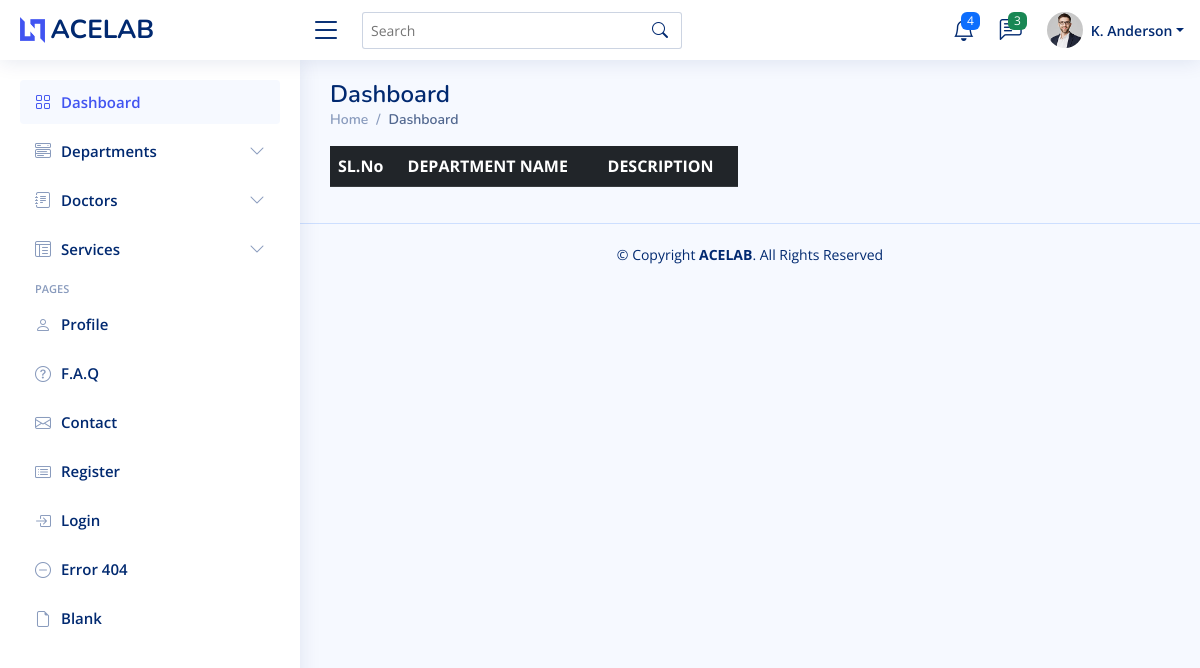
Before: /view_department with the older database file.
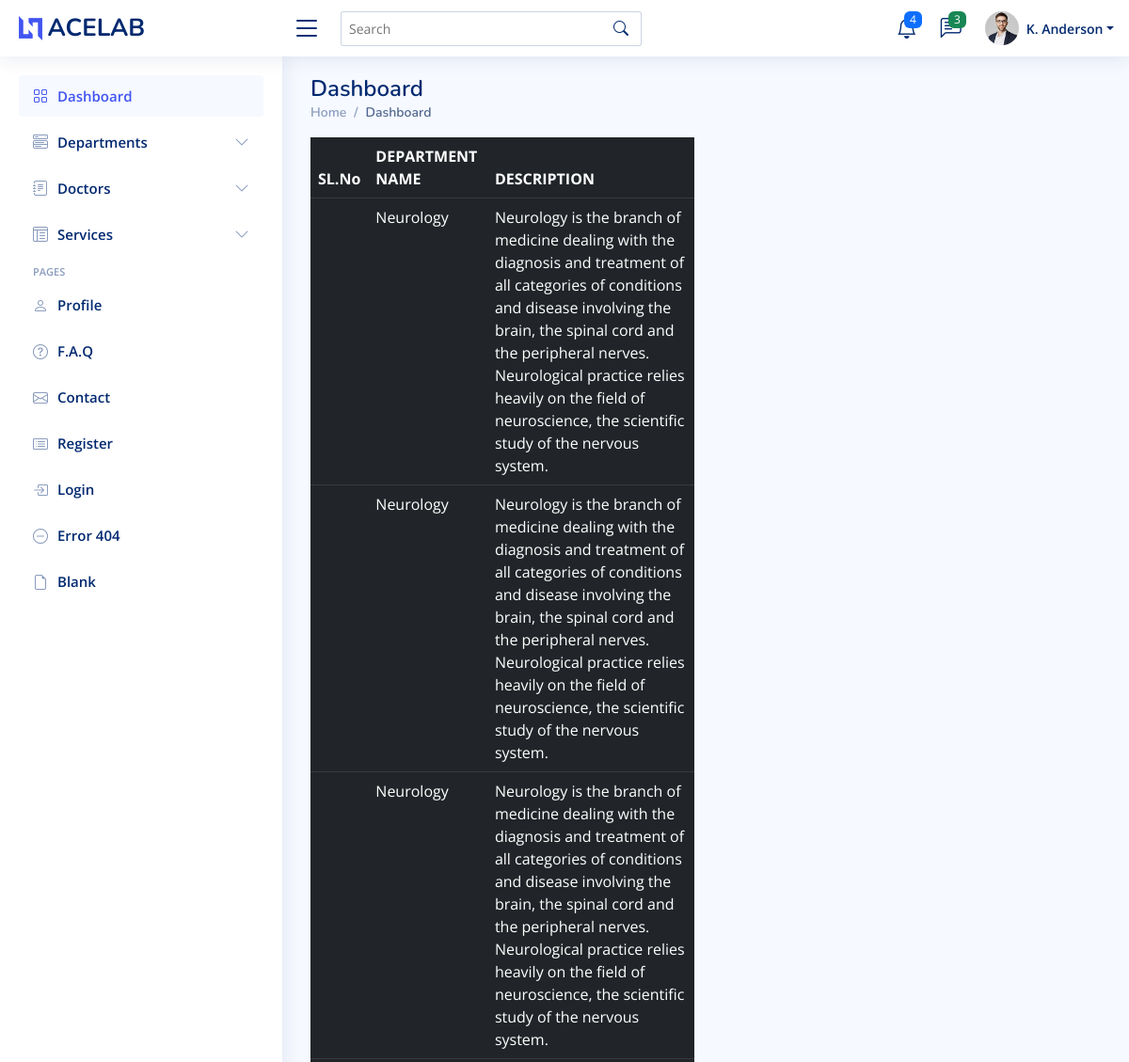
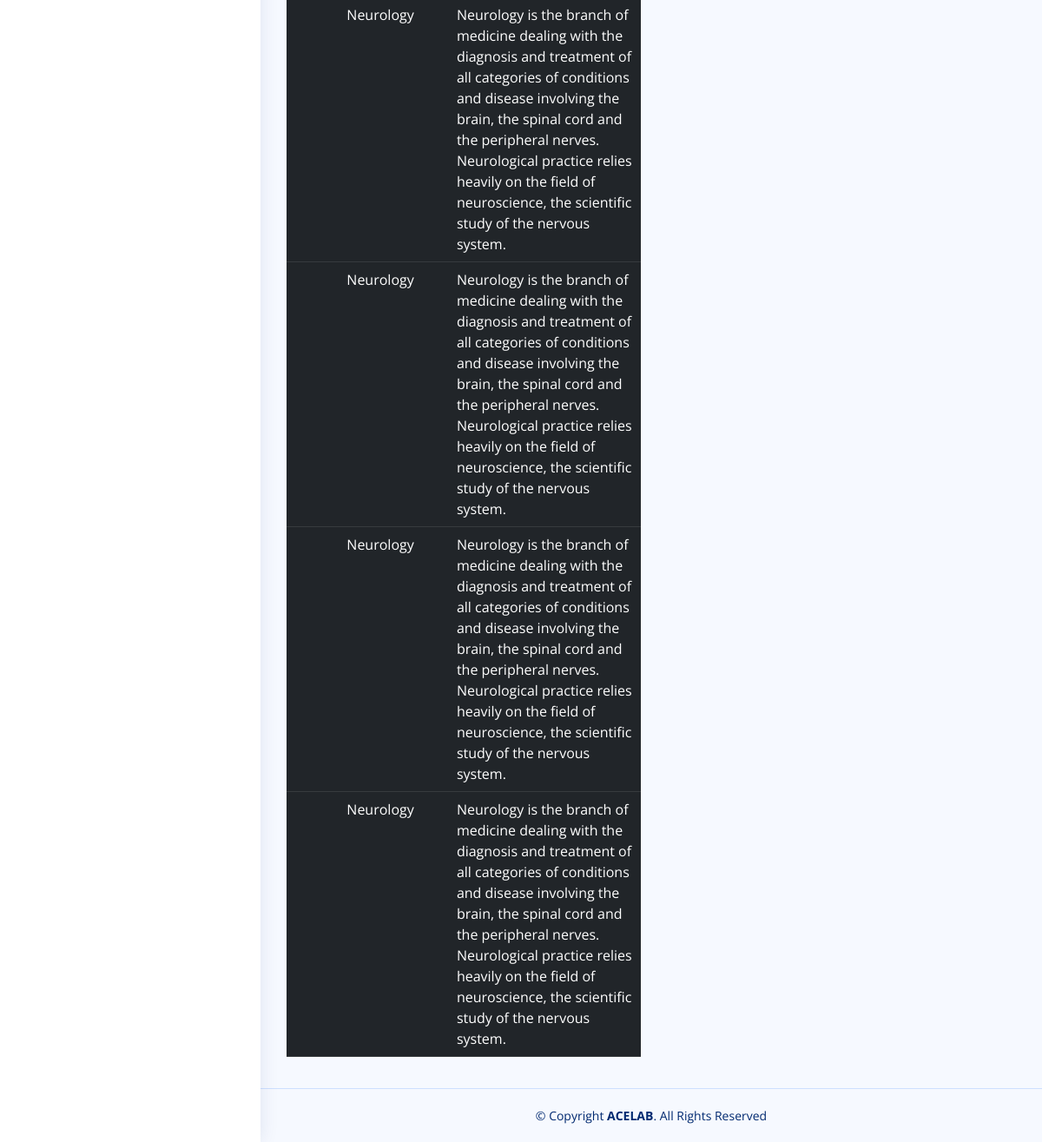
After: the same page with the newer database file (2 pictures, top to bottom).
### home/models.py (models this page shows, shortened)
class department(models.Model):
    dept_name = models.CharField(max_length=100)
    dept_desc = models.TextField()

### home/adminview.py (the view)
# urls.py: path('view_department', adminview.view_department, name='view_department'),
def view_department(request):
    data = department.objects.all()
    return render(request,'admin1/viewdepartments.html',{'data':data})

### templates/admin1/viewdepartments.html (shortened to what this page needs)
{% extends 'admin1/admindashboard.html' %}
{%load crispy_forms_tags %}
{% block content %}
<table class="table table-dark">
  <thead>
    <tr>
      <th scope="col">SL.No</th>
      <th scope="col">DEPARTMENT NAME</th>
      <th scope="col">DESCRIPTION</th>
    </tr>
  </thead>
  <tbody>
  {%  for i in data %}
    <tr>
      <th scope="row"{{forloop.counter}}</th>
      <td>{{i.dept_name}}</td>
      <td>{{i.dept_desc}}</td>
    </tr>
  {% endfor %}
  </tbody>
</table>
{% endblock %}

### templates/admin1/admindashboard.html (shortened to what this page needs)
<!DOCTYPE html>
{% load static %}
{%load crispy_forms_tags %}
<html lang="en">
<head>
  <link href=" {% static 'set3/assets/vendor/bootstrap/css/bootstrap.min.css' %} " rel="stylesheet">
  <link href=" {% static 'set3/assets/vendor/bootstrap-icons/bootstrap-icons.css' %} " rel="stylesheet">
  <link href=" {% static 'set3/assets/vendor/boxicons/css/boxicons.min.css' %} " rel="stylesheet">
  <link href=" {% static 'set3/assets/vendor/quill/quill.snow.css' %} " rel="stylesheet">
  <link href=" {% static 'set3/assets/vendor/quill/quill.bubble.css' %} " rel="stylesheet">
  <link href=" {% static 'set3/assets/vendor/remixicon/remixicon.css' %} " rel="stylesheet">
  <link href=" {% static 'set3/assets/vendor/simple-datatables/style.css' %} " rel="stylesheet">
  <link href=" {% static 'set3/assets/css/style.css' %} " rel="stylesheet">
</head>
<body>
  <header id="header" class="header fixed-top d-flex align-items-center">
    <div class="d-flex align-items-center justify-content-between">
      <a href=" {% static 'index.html' %} " class="logo d-flex align-items-center">
        <img src=" {% static 'set3/assets/img/logo.png' %} " alt="">
        <span class="d-none d-lg-block">ACELAB</span>
      </a>
      <i class="bi bi-list toggle-sidebar-btn"></i>
    </div>
    <div class="search-bar">
      <form class="search-form d-flex align-items-center" method="POST" action="#">
        <input type="text" name="query" placeholder="Search" title="Enter search keyword">
        <button type="submit" title="Search"><i class="bi bi-search"></i></button>
      </form>
    </div>
    <nav class="header-nav ms-auto">
      <ul class="d-flex align-items-center">
        <li class="nav-item dropdown">
          <a class="nav-link nav-icon" href="#" data-bs-toggle="dropdown">
            <i class="bi bi-bell"></i>
            <span class="badge bg-primary badge-number">4</span>
          </a>
        </li>
        <li class="nav-item dropdown">
          <a class="nav-link nav-icon" href="#" data-bs-toggle="dropdown">
            <i class="bi bi-chat-left-text"></i>
            <span class="badge bg-success badge-number">3</span>
          </a>
        </li>
        <li class="nav-item dropdown pe-3">
          <a class="nav-link nav-profile d-flex align-items-center pe-0" href="#" data-bs-toggle="dropdown">
            <img src=" {% static 'set3/assets/img/profile-img.jpg' %} " alt="Profile" class="rounded-circle">
            <span class="d-none d-md-block dropdown-toggle ps-2">K. Anderson</span>
          </a>
        </li>
      </ul>
    </nav>
  </header>
  <aside id="sidebar" class="sidebar">
    <ul class="sidebar-nav" id="sidebar-nav">
      <li class="nav-item">
        <a class="nav-link " href=" {% static 'index.html' %} ">
          <i class="bi bi-grid"></i>
          <span>Dashboard</span>
        </a>
      </li>
      <li class="nav-item">
        <a class="nav-link collapsed" data-bs-target="#components-nav" data-bs-toggle="collapse" href="#">
          <i class="bi bi-menu-button-wide"></i><span>Departments</span><i class="bi bi-chevron-down ms-auto"></i>
        </a>
      </li>
      <li class="nav-item">
        <a class="nav-link collapsed" data-bs-target="#forms-nav" data-bs-toggle="collapse" href="#">
          <i class="bi bi-journal-text"></i><span>Doctors</span><i class="bi bi-chevron-down ms-auto"></i>
        </a>
      </li>
      <li class="nav-item">
        <a class="nav-link collapsed" data-bs-target="#tables-nav" data-bs-toggle="collapse" href="#">
          <i class="bi bi-layout-text-window-reverse"></i><span>Services</span><i class="bi bi-chevron-down ms-auto"></i>
        </a>
      </li>
      <li class="nav-heading">Pages</li>
      <li class="nav-item">
        <a class="nav-link collapsed" href=" {% static 'users-profile.html' %} ">
          <i class="bi bi-person"></i>
          <span>Profile</span>
        </a>
      </li>
      <li class="nav-item">
        <a class="nav-link collapsed" href=" {% static 'pages-faq.html' %} ">
          <i class="bi bi-question-circle"></i>
          <span>F.A.Q</span>
        </a>
      </li>
      <li class="nav-item">
        <a class="nav-link collapsed" href=" {% static 'pages-contact.html' %} ">
          <i class="bi bi-envelope"></i>
          <span>Contact</span>
        </a>
      </li>
      <li class="nav-item">
        <a class="nav-link collapsed" href=" {% static 'pages-register.html' %} ">
          <i class="bi bi-card-list"></i>
          <span>Register</span>
        </a>
      </li>
      <li class="nav-item">
        <a class="nav-link collapsed" href=" {% static 'pages-login.html' %} ">
          <i class="bi bi-box-arrow-in-right"></i>
          <span>Login</span>
        </a>
      </li>
      <li class="nav-item">
        <a class="nav-link collapsed" href=" {% static 'pages-error-404.html' %} ">
          <i class="bi bi-dash-circle"></i>
          <span>Error 404</span>
        </a>
      </li>
      <li class="nav-item">
        <a class="nav-link collapsed" href=" {% static 'pages-blank.html' %} ">
          <i class="bi bi-file-earmark"></i>
          <span>Blank</span>
        </a>
      </li>
    </ul>
  </aside>
  <main id="main" class="main">
    <div class="pagetitle">
      <h1>Dashboard</h1>
      <nav>
        <ol class="breadcrumb">
          <li class="breadcrumb-item"><a href=" {% static 'index.html' %} ">Home</a></li>
          <li class="breadcrumb-item active">Dashboard</li>
        </ol>
      </nav>
    </div>
    <section class="section dashboard">
      <div class="row">
        <div class="col-lg-6">
            {% block content %}
            {% endblock%}
        </div>
      </div>
    </section>
  </main>
  <footer id="footer" class="footer">
    <div class="copyright">
      &copy; Copyright <strong><span>ACELAB</span></strong>. All Rights Reserved
    </div>
  </footer>
</body>
</html>

### static/set3/assets/css/style.css (style rules this page uses)
:root { scroll-behavior: smooth; }
body { font-family: "Open Sans", sans-serif; background: #f6f9ff; color: #444444; }
a { color: #4154f1; text-decoration: none; }
h1, h2, h3, h4, h5, h6 { font-family: "Nunito", sans-serif; }
#main { margin-top: 60px; padding: 20px 30px; transition: all 0.3s; }
.pagetitle { margin-bottom: 10px; }
.pagetitle h1 { font-size: 24px; margin-bottom: 0; font-weight: 600; color: #012970; }
.breadcrumb { font-size: 14px; font-family: "Nunito", sans-serif; color: #899bbd; font-weight: 600; }
.breadcrumb a { color: #899bbd; transition: 0.3s; }
.breadcrumb .breadcrumb-item::before { color: #899bbd; }
.breadcrumb .active { color: #51678f; font-weight: 600; }
.logo { line-height: 1; }
@media (min-width: 1200px) { .logo { width: 280px; } }
.logo img { max-height: 26px; margin-right: 6px; }
.logo span { font-size: 26px; font-weight: 700; color: #012970; font-family: "Nunito", sans-serif; }
.header { transition: all 0.5s; z-index: 997; height: 60px; box-shadow: 0px 2px 20px rgba(1, 41, 112, 0.1); background-color: #fff; padding-left: 20px; }
.header .toggle-sidebar-btn { font-size: 32px; padding-left: 10px; cursor: pointer; color: #012970; }
.header .search-bar { min-width: 360px; padding: 0 20px; }
.header .search-form { width: 100%; }
.header .search-form input { border: 0; font-size: 14px; color: #012970; border: 1px solid rgba(1, 41, 112, 0.2); padding: 7px 38px 7px 8px; border-radius: 3px; transition: 0.3s; width: 100%; }
.header .search-form button { border: 0; padding: 0; margin-left: -30px; background: none; }
.header .search-form button i { color: #012970; }
.header-nav ul { list-style: none; }
.header-nav>ul { margin: 0; padding: 0; }
.header-nav .nav-icon { font-size: 22px; color: #012970; margin-right: 25px; position: relative; }
.header-nav .nav-profile { color: #012970; }
.header-nav .nav-profile img { max-height: 36px; }
.header-nav .nav-profile span { font-size: 14px; font-weight: 600; }
.header-nav .badge-number { position: absolute; inset: -2px -5px auto auto; font-weight: normal; font-size: 12px; padding: 3px 6px; }
.sidebar { position: fixed; top: 60px; left: 0; bottom: 0; width: 300px; z-index: 996; transition: all 0.3s; padding: 20px; overflow-y: auto; scrollbar-width: thin; scrollbar-color: #aab7cf transparent; box-shadow: 0px 0px 20px rgba(1, 41, 112, 0.1); background-color: #fff; }
@media (min-width: 1200px) { #main, #footer { margin-left: 300px; } }
.sidebar-nav { padding: 0; margin: 0; list-style: none; }
.sidebar-nav li { padding: 0; margin: 0; list-style: none; }
.sidebar-nav .nav-item { margin-bottom: 5px; }
.sidebar-nav .nav-heading { font-size: 11px; text-transform: uppercase; color: #899bbd; font-weight: 600; margin: 10px 0 5px 15px; }
.sidebar-nav .nav-link { display: flex; align-items: center; font-size: 15px; font-weight: 600; color: #4154f1; transition: 0.3; background: #f6f9ff; padding: 10px 15px; border-radius: 4px; }
.sidebar-nav .nav-link i { font-size: 16px; margin-right: 10px; color: #4154f1; }
.sidebar-nav .nav-link.collapsed { color: #012970; background: #fff; }
.sidebar-nav .nav-link.collapsed i { color: #899bbd; }
.sidebar-nav .nav-link .bi-chevron-down { margin-right: 0; transition: transform 0.2s ease-in-out; }
.footer { padding: 20px 0; font-size: 14px; transition: all 0.3s; border-top: 1px solid #cddfff; }
.footer .copyright { text-align: center; color: #012970; }

Changed rows visible on the page:
added department: dept_name "Neurology", dept_desc "Neurology is the branch of medicine dealing with the diagnosis and treatment of all categories of conditions and disease involving the brain, the spinal cord and the peripheral nerves. Neurological practice relies heavily on the field of neuroscience, the scientific study of the nervous system."
added department: dept_name "Neurology", dept_desc "Neurology is the branch of medicine dealing with the diagnosis and treatment of all categories of conditions and disease involving the brain, the spinal cord and the peripheral nerves. Neurological practice relies heavily on the field of neuroscience, the scientific study of the nervous system."
added department: dept_name "Neurology", dept_desc "Neurology is the branch of medicine dealing with the diagnosis and treatment of all categories of conditions and disease involving the brain, the spinal cord and the peripheral nerves. Neurological practice relies heavily on the field of neuroscience, the scientific study of the nervous system."
added department: dept_name "Neurology", dept_desc "Neurology is the branch of medicine dealing with the diagnosis and treatment of all categories of conditions and disease involving the brain, the spinal cord and the peripheral nerves. Neurological practice relies heavily on the field of neuroscience, the scientific study of the nervous system."
added department: dept_name "Neurology", dept_desc "Neurology is the branch of medicine dealing with the diagnosis and treatment of all categories of conditions and disease involving the brain, the spinal cord and the peripheral nerves. Neurological practice relies heavily on the field of neuroscience, the scientific study of the nervous system."
added department: dept_name "Neurology", dept_desc "Neurology is the branch of medicine dealing with the diagnosis and treatment of all categories of conditions and disease involving the brain, the spinal cord and the peripheral nerves. Neurological practice relies heavily on the field of neuroscience, the scientific study of the nervous system."
added department: dept_name "Neurology", dept_desc "Neurology is the branch of medicine dealing with the diagnosis and treatment of all categories of conditions and disease involving the brain, the spinal cord and the peripheral nerves. Neurological practice relies heavily on the field of neuroscience, the scientific study of the nervous system."
